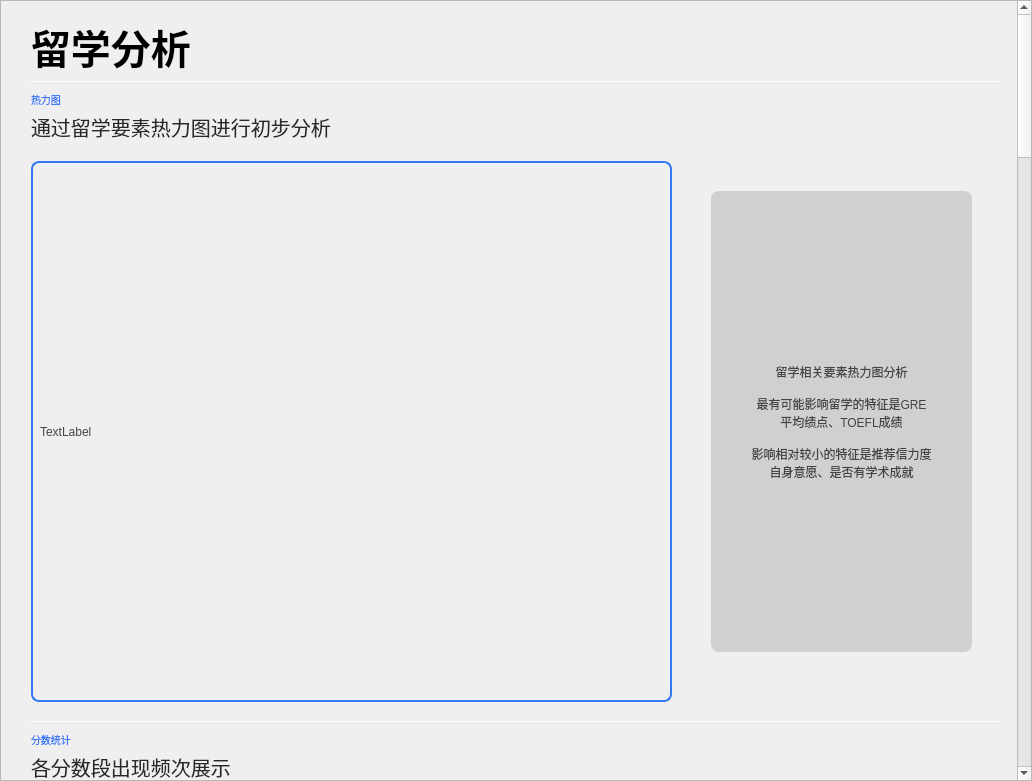
<?xml version="1.0" encoding="UTF-8"?>
<ui version="4.0">
 <class>Form</class>
 <widget class="QWidget" name="Form">
  <property name="geometry">
   <rect>
    <x>0</x>
    <y>0</y>
    <width>1032</width>
    <height>781</height>
   </rect>
  </property>
  <property name="windowTitle">
   <string>Form</string>
  </property>
  <widget class="QScrollArea" name="scrollArea">
   <property name="geometry">
    <rect>
     <x>0</x>
     <y>0</y>
     <width>1032</width>
     <height>781</height>
    </rect>
   </property>
   <property name="styleSheet">
    <string notr="true">border:transparent;
background-color:white;
QScrollBar {height:0px;width:0px;}</string>
   </property>
   <property name="verticalScrollBarPolicy">
    <enum>Qt::ScrollBarAsNeeded</enum>
   </property>
   <property name="horizontalScrollBarPolicy">
    <enum>Qt::ScrollBarAlwaysOff</enum>
   </property>
   <property name="widgetResizable">
    <bool>true</bool>
   </property>
   <widget class="QWidget" name="scrollAreaWidgetContents">
    <property name="geometry">
     <rect>
      <x>0</x>
      <y>-3738</y>
      <width>1032</width>
      <height>4520</height>
     </rect>
    </property>
    <property name="minimumSize">
     <size>
      <width>871</width>
      <height>4520</height>
     </size>
    </property>
    <property name="styleSheet">
     <string notr="true">QScrollBar {height:0px;width:0px;}</string>
    </property>
    <widget class="QLabel" name="label">
     <property name="enabled">
      <bool>true</bool>
     </property>
     <property name="geometry">
      <rect>
       <x>30</x>
       <y>20</y>
       <width>161</width>
       <height>51</height>
      </rect>
     </property>
     <property name="maximumSize">
      <size>
       <width>200</width>
       <height>200</height>
      </size>
     </property>
     <property name="font">
      <font>
       <pointsize>-1</pointsize>
       <weight>75</weight>
       <italic>false</italic>
       <bold>true</bold>
      </font>
     </property>
     <property name="styleSheet">
      <string notr="true">font-size:40px;font:bold;</string>
     </property>
     <property name="text">
      <string>留学分析</string>
     </property>
    </widget>
    <widget class="Line" name="line">
     <property name="geometry">
      <rect>
       <x>30</x>
       <y>80</y>
       <width>971</width>
       <height>1</height>
      </rect>
     </property>
     <property name="styleSheet">
      <string notr="true">background-color:rgb(230,230,230);
max-height:5px;</string>
     </property>
     <property name="orientation">
      <enum>Qt::Horizontal</enum>
     </property>
    </widget>
    <widget class="QWidget" name="widget" native="true">
     <property name="geometry">
      <rect>
       <x>20</x>
       <y>90</y>
       <width>991</width>
       <height>621</height>
      </rect>
     </property>
     <widget class="QLabel" name="label_6">
      <property name="geometry">
       <rect>
        <x>10</x>
        <y>0</y>
        <width>91</width>
        <height>16</height>
       </rect>
      </property>
      <property name="styleSheet">
       <string notr="true">color:rgb(53,120,246);font-size:10px;background-color:transparent;</string>
      </property>
      <property name="text">
       <string>热力图</string>
      </property>
     </widget>
     <widget class="QLabel" name="label_7">
      <property name="geometry">
       <rect>
        <x>10</x>
        <y>20</y>
        <width>431</width>
        <height>31</height>
       </rect>
      </property>
      <property name="styleSheet">
       <string notr="true">background-color:transparent;color:rgb(40,40,40);font-size:20px</string>
      </property>
      <property name="text">
       <string>通过留学要素热力图进行初步分析</string>
      </property>
     </widget>
     <widget class="QLabel" name="label_5">
      <property name="geometry">
       <rect>
        <x>690</x>
        <y>100</y>
        <width>261</width>
        <height>461</height>
       </rect>
      </property>
      <property name="styleSheet">
       <string notr="true">background-color:rgb(209, 207, 208);border:1px rgb(209, 207, 208);border-radius:8px;padding:2px 4px;color:rgb(68,68,68);</string>
      </property>
      <property name="text">
       <string>留学相关要素热力图分析

最有可能影响留学的特征是GRE
平均绩点、TOEFL成绩

影响相对较小的特征是推荐信力度
自身意愿、是否有学术成就</string>
      </property>
      <property name="alignment">
       <set>Qt::AlignCenter</set>
      </property>
     </widget>
     <widget class="QLabel" name="htmap">
      <property name="geometry">
       <rect>
        <x>10</x>
        <y>70</y>
        <width>641</width>
        <height>541</height>
       </rect>
      </property>
      <property name="styleSheet">
       <string notr="true">border:2px solid rgb(53,120,246);border-radius:8px;
padding:2px 4px;color:rgb(68,68,68);
background-color:transparent;</string>
      </property>
      <property name="text">
       <string>TextLabel</string>
      </property>
     </widget>
    </widget>
    <widget class="QWidget" name="widget_3" native="true">
     <property name="geometry">
      <rect>
       <x>20</x>
       <y>730</y>
       <width>991</width>
       <height>461</height>
      </rect>
     </property>
     <widget class="QLabel" name="label_8">
      <property name="geometry">
       <rect>
        <x>10</x>
        <y>0</y>
        <width>91</width>
        <height>16</height>
       </rect>
      </property>
      <property name="styleSheet">
       <string notr="true">color:rgb(53,120,246);font-size:10px;background-color:transparent;</string>
      </property>
      <property name="text">
       <string>分数统计</string>
      </property>
     </widget>
     <widget class="QLabel" name="label_9">
      <property name="geometry">
       <rect>
        <x>10</x>
        <y>20</y>
        <width>221</width>
        <height>31</height>
       </rect>
      </property>
      <property name="styleSheet">
       <string notr="true">background-color:transparent;color:rgb(40,40,40);font-size:20px</string>
      </property>
      <property name="text">
       <string>各分数段出现频次展示</string>
      </property>
     </widget>
     <widget class="QLabel" name="label_10">
      <property name="geometry">
       <rect>
        <x>590</x>
        <y>150</y>
        <width>341</width>
        <height>221</height>
       </rect>
      </property>
      <property name="styleSheet">
       <string notr="true">background-color:rgb(209, 207, 208);border:1px rgb(209, 207, 208);border-radius:8px;padding:2px 4px;color:rgb(68,68,68);</string>
      </property>
      <property name="text">
       <string>由图表可以看出GRE成绩310和330的分值的学生居多</string>
      </property>
      <property name="alignment">
       <set>Qt::AlignCenter</set>
      </property>
     </widget>
     <widget class="QLabel" name="frc">
      <property name="geometry">
       <rect>
        <x>10</x>
        <y>70</y>
        <width>511</width>
        <height>381</height>
       </rect>
      </property>
      <property name="styleSheet">
       <string notr="true">border:2px solid rgb(53,120,246);border-radius:8px;
padding:2px 4px;color:rgb(68,68,68);
background-color:transparent;</string>
      </property>
      <property name="text">
       <string>TextLabel</string>
      </property>
     </widget>
    </widget>
    <widget class="Line" name="line_2">
     <property name="geometry">
      <rect>
       <x>30</x>
       <y>720</y>
       <width>971</width>
       <height>1</height>
      </rect>
     </property>
     <property name="styleSheet">
      <string notr="true">background-color:rgb(230,230,230);
max-height:5px;</string>
     </property>
     <property name="orientation">
      <enum>Qt::Horizontal</enum>
     </property>
    </widget>
    <widget class="Line" name="line_3">
     <property name="geometry">
      <rect>
       <x>30</x>
       <y>1200</y>
       <width>971</width>
       <height>1</height>
      </rect>
     </property>
     <property name="styleSheet">
      <string notr="true">background-color:rgb(230,230,230);
max-height:5px;</string>
     </property>
     <property name="orientation">
      <enum>Qt::Horizontal</enum>
     </property>
    </widget>
    <widget class="QWidget" name="widget_9" native="true">
     <property name="geometry">
      <rect>
       <x>20</x>
       <y>1210</y>
       <width>991</width>
       <height>791</height>
      </rect>
     </property>
     <widget class="QLabel" name="label_18">
      <property name="geometry">
       <rect>
        <x>10</x>
        <y>0</y>
        <width>91</width>
        <height>16</height>
       </rect>
      </property>
      <property name="styleSheet">
       <string notr="true">color:rgb(53,120,246);font-size:10px;background-color:transparent;</string>
      </property>
      <property name="text">
       <string>关系展示</string>
      </property>
     </widget>
     <widget class="QLabel" name="label_19">
      <property name="geometry">
       <rect>
        <x>10</x>
        <y>20</y>
        <width>221</width>
        <height>31</height>
       </rect>
      </property>
      <property name="styleSheet">
       <string notr="true">background-color:transparent;color:rgb(40,40,40);font-size:20px</string>
      </property>
      <property name="text">
       <string>展示各要素之间的关系</string>
      </property>
     </widget>
     <widget class="QLabel" name="label_20">
      <property name="geometry">
       <rect>
        <x>610</x>
        <y>130</y>
        <width>291</width>
        <height>221</height>
       </rect>
      </property>
      <property name="styleSheet">
       <string notr="true">background-color:rgb(209, 207, 208);border:1px rgb(209, 207, 208);border-radius:8px;padding:2px 4px;color:rgb(68,68,68);</string>
      </property>
      <property name="text">
       <string>可以看出
通常学校越好，学生的绩点可能就越高</string>
      </property>
      <property name="alignment">
       <set>Qt::AlignCenter</set>
      </property>
     </widget>
     <widget class="QLabel" name="label_21">
      <property name="geometry">
       <rect>
        <x>80</x>
        <y>490</y>
        <width>291</width>
        <height>221</height>
       </rect>
      </property>
      <property name="styleSheet">
       <string notr="true">background-color:rgb(209, 207, 208);border:1px rgb(209, 207, 208);border-radius:8px;padding:2px 4px;color:rgb(68,68,68);</string>
      </property>
      <property name="text">
       <string>平均绩点越高，GRE分数越高
反映出两者的相关性很大</string>
      </property>
      <property name="alignment">
       <set>Qt::AlignCenter</set>
      </property>
     </widget>
     <widget class="QLabel" name="s1">
      <property name="geometry">
       <rect>
        <x>10</x>
        <y>70</y>
        <width>491</width>
        <height>331</height>
       </rect>
      </property>
      <property name="styleSheet">
       <string notr="true">border:2px solid rgb(53,120,246);border-radius:8px;
padding:2px 4px;color:rgb(68,68,68);
background-color:transparent;</string>
      </property>
      <property name="text">
       <string>TextLabel</string>
      </property>
     </widget>
     <widget class="QLabel" name="s2">
      <property name="geometry">
       <rect>
        <x>480</x>
        <y>440</y>
        <width>491</width>
        <height>331</height>
       </rect>
      </property>
      <property name="styleSheet">
       <string notr="true">border:2px solid rgb(53,120,246);border-radius:8px;
padding:2px 4px;color:rgb(68,68,68);
background-color:transparent;</string>
      </property>
      <property name="text">
       <string>TextLabel</string>
      </property>
     </widget>
    </widget>
    <widget class="QWidget" name="widget_12" native="true">
     <property name="geometry">
      <rect>
       <x>20</x>
       <y>2000</y>
       <width>991</width>
       <height>731</height>
      </rect>
     </property>
     <widget class="QLabel" name="label_24">
      <property name="geometry">
       <rect>
        <x>620</x>
        <y>70</y>
        <width>291</width>
        <height>221</height>
       </rect>
      </property>
      <property name="styleSheet">
       <string notr="true">background-color:rgb(209, 207, 208);border:1px rgb(209, 207, 208);border-radius:8px;padding:2px 4px;color:rgb(68,68,68);</string>
      </property>
      <property name="text">
       <string>通常情况下
绩点越高的学生，其深造意向也越高</string>
      </property>
      <property name="alignment">
       <set>Qt::AlignCenter</set>
      </property>
     </widget>
     <widget class="QLabel" name="label_25">
      <property name="geometry">
       <rect>
        <x>80</x>
        <y>440</y>
        <width>291</width>
        <height>221</height>
       </rect>
      </property>
      <property name="styleSheet">
       <string notr="true">background-color:rgb(209, 207, 208);border:1px rgb(209, 207, 208);border-radius:8px;padding:2px 4px;color:rgb(68,68,68);</string>
      </property>
      <property name="text">
       <string>继续深造意愿强的学生，其GRE分数较高</string>
      </property>
      <property name="alignment">
       <set>Qt::AlignCenter</set>
      </property>
     </widget>
     <widget class="QLabel" name="s3">
      <property name="geometry">
       <rect>
        <x>10</x>
        <y>20</y>
        <width>491</width>
        <height>331</height>
       </rect>
      </property>
      <property name="styleSheet">
       <string notr="true">border:2px solid rgb(53,120,246);border-radius:8px;
padding:2px 4px;color:rgb(68,68,68);
background-color:transparent;</string>
      </property>
      <property name="text">
       <string>TextLabel</string>
      </property>
     </widget>
     <widget class="QLabel" name="s4">
      <property name="geometry">
       <rect>
        <x>480</x>
        <y>390</y>
        <width>491</width>
        <height>331</height>
       </rect>
      </property>
      <property name="styleSheet">
       <string notr="true">border:2px solid rgb(53,120,246);border-radius:8px;
padding:2px 4px;color:rgb(68,68,68);
background-color:transparent;</string>
      </property>
      <property name="text">
       <string>TextLabel</string>
      </property>
     </widget>
    </widget>
    <widget class="QWidget" name="widget_15" native="true">
     <property name="geometry">
      <rect>
       <x>20</x>
       <y>2750</y>
       <width>991</width>
       <height>721</height>
      </rect>
     </property>
     <widget class="QLabel" name="label_28">
      <property name="geometry">
       <rect>
        <x>620</x>
        <y>70</y>
        <width>291</width>
        <height>221</height>
       </rect>
      </property>
      <property name="styleSheet">
       <string notr="true">background-color:rgb(209, 207, 208);border:1px rgb(209, 207, 208);border-radius:8px;padding:2px 4px;color:rgb(68,68,68);</string>
      </property>
      <property name="text">
       <string>可以看出
本科学校优秀的学生，其深造意愿一般也越强</string>
      </property>
      <property name="alignment">
       <set>Qt::AlignCenter</set>
      </property>
     </widget>
     <widget class="QLabel" name="label_29">
      <property name="geometry">
       <rect>
        <x>80</x>
        <y>430</y>
        <width>291</width>
        <height>221</height>
       </rect>
      </property>
      <property name="styleSheet">
       <string notr="true">background-color:rgb(209, 207, 208);border:1px rgb(209, 207, 208);border-radius:8px;padding:2px 4px;color:rgb(68,68,68);</string>
      </property>
      <property name="text">
       <string>TOEFL与GRE分数
两者都为出国留学很重要的指标
可以看到两者相关度很高</string>
      </property>
      <property name="alignment">
       <set>Qt::AlignCenter</set>
      </property>
     </widget>
     <widget class="QLabel" name="s5">
      <property name="geometry">
       <rect>
        <x>10</x>
        <y>10</y>
        <width>491</width>
        <height>331</height>
       </rect>
      </property>
      <property name="styleSheet">
       <string notr="true">border:2px solid rgb(53,120,246);border-radius:8px;
padding:2px 4px;color:rgb(68,68,68);
background-color:transparent;</string>
      </property>
      <property name="text">
       <string>TextLabel</string>
      </property>
     </widget>
     <widget class="QLabel" name="s6">
      <property name="geometry">
       <rect>
        <x>480</x>
        <y>380</y>
        <width>491</width>
        <height>331</height>
       </rect>
      </property>
      <property name="styleSheet">
       <string notr="true">border:2px solid rgb(53,120,246);border-radius:8px;
padding:2px 4px;color:rgb(68,68,68);
background-color:transparent;</string>
      </property>
      <property name="text">
       <string>TextLabel</string>
      </property>
     </widget>
    </widget>
    <widget class="QWidget" name="widget_5" native="true">
     <property name="geometry">
      <rect>
       <x>20</x>
       <y>3490</y>
       <width>991</width>
       <height>1001</height>
      </rect>
     </property>
     <widget class="QLabel" name="label_14">
      <property name="geometry">
       <rect>
        <x>10</x>
        <y>0</y>
        <width>91</width>
        <height>16</height>
       </rect>
      </property>
      <property name="styleSheet">
       <string notr="true">color:rgb(53,120,246);font-size:10px;background-color:transparent;</string>
      </property>
      <property name="text">
       <string>回归模型</string>
      </property>
     </widget>
     <widget class="QLabel" name="label_15">
      <property name="geometry">
       <rect>
        <x>10</x>
        <y>20</y>
        <width>291</width>
        <height>31</height>
       </rect>
      </property>
      <property name="styleSheet">
       <string notr="true">background-color:transparent;color:rgb(40,40,40);font-size:20px</string>
      </property>
      <property name="text">
       <string>线性回归与随机森林分类展示</string>
      </property>
     </widget>
     <widget class="QLabel" name="label_16">
      <property name="geometry">
       <rect>
        <x>610</x>
        <y>130</y>
        <width>291</width>
        <height>221</height>
       </rect>
      </property>
      <property name="styleSheet">
       <string notr="true">background-color:rgb(209, 207, 208);border:1px rgb(209, 207, 208);border-radius:8px;padding:2px 4px;color:rgb(68,68,68);</string>
      </property>
      <property name="text">
       <string>利用线性回归模型对学生深造概率进行预测
可以看到预测结果虽有一定偏差，但相对准确</string>
      </property>
      <property name="alignment">
       <set>Qt::AlignCenter</set>
      </property>
     </widget>
     <widget class="QLabel" name="label_17">
      <property name="geometry">
       <rect>
        <x>240</x>
        <y>860</y>
        <width>511</width>
        <height>131</height>
       </rect>
      </property>
      <property name="styleSheet">
       <string notr="true">background-color:rgb(209, 207, 208);border:1px rgb(209, 207, 208);border-radius:8px;padding:2px 4px;color:rgb(68,68,68);</string>
      </property>
      <property name="text">
       <string>利用随机森林分类模型继续预测，在训练数据集中表现优秀
在测试数据集中仍然保持了较高的准确度</string>
      </property>
      <property name="alignment">
       <set>Qt::AlignCenter</set>
      </property>
     </widget>
     <widget class="QLabel" name="lr">
      <property name="geometry">
       <rect>
        <x>10</x>
        <y>70</y>
        <width>491</width>
        <height>331</height>
       </rect>
      </property>
      <property name="styleSheet">
       <string notr="true">border:2px solid rgb(53,120,246);border-radius:8px;
padding:2px 4px;color:rgb(68,68,68);
background-color:transparent;</string>
      </property>
      <property name="text">
       <string>TextLabel</string>
      </property>
     </widget>
     <widget class="QLabel" name="rf1">
      <property name="geometry">
       <rect>
        <x>60</x>
        <y>460</y>
        <width>371</width>
        <height>361</height>
       </rect>
      </property>
      <property name="styleSheet">
       <string notr="true">border:2px solid rgb(53,120,246);border-radius:8px;
padding:2px 4px;color:rgb(68,68,68);
background-color:transparent;</string>
      </property>
      <property name="text">
       <string>TextLabel</string>
      </property>
     </widget>
     <widget class="QLabel" name="rf2">
      <property name="geometry">
       <rect>
        <x>550</x>
        <y>460</y>
        <width>371</width>
        <height>361</height>
       </rect>
      </property>
      <property name="styleSheet">
       <string notr="true">border:2px solid rgb(53,120,246);border-radius:8px;
padding:2px 4px;color:rgb(68,68,68);
background-color:transparent;</string>
      </property>
      <property name="text">
       <string>TextLabel</string>
      </property>
     </widget>
    </widget>
    <widget class="Line" name="line_4">
     <property name="geometry">
      <rect>
       <x>30</x>
       <y>3480</y>
       <width>971</width>
       <height>1</height>
      </rect>
     </property>
     <property name="styleSheet">
      <string notr="true">background-color:rgb(230,230,230);
max-height:5px;</string>
     </property>
     <property name="orientation">
      <enum>Qt::Horizontal</enum>
     </property>
    </widget>
    <widget class="Line" name="line_5">
     <property name="geometry">
      <rect>
       <x>20</x>
       <y>4500</y>
       <width>971</width>
       <height>1</height>
      </rect>
     </property>
     <property name="styleSheet">
      <string notr="true">background-color:rgb(230,230,230);
max-height:5px;</string>
     </property>
     <property name="orientation">
      <enum>Qt::Horizontal</enum>
     </property>
    </widget>
   </widget>
  </widget>
 </widget>
 <resources/>
 <connections/>
</ui>
